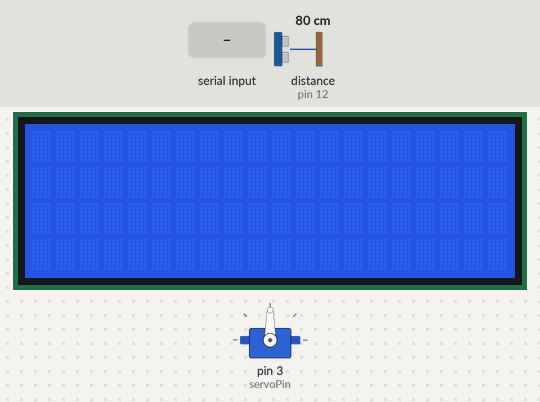
A sketch run on a simulated Arduino Uno, built with avr-gcc and run on an emulated ATmega328P. On the bench: servo, 20×4 character LCD. The inputs (shaded band) are chosen by the test bench; at power-on: distance to the obstacle (sensor on pin 12) 80 cm. The echo pulse lasts 58.3 µs per cm; what the sketch prints to the serial monitor is not drawn.

Above: at 1.2 s.
1.3 s: "Front" received over Serial
At 3.8 s:
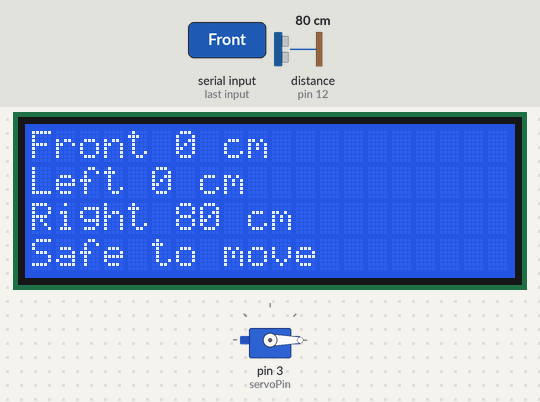
4.1 s: "l" received over Serial
At 6.0 s:
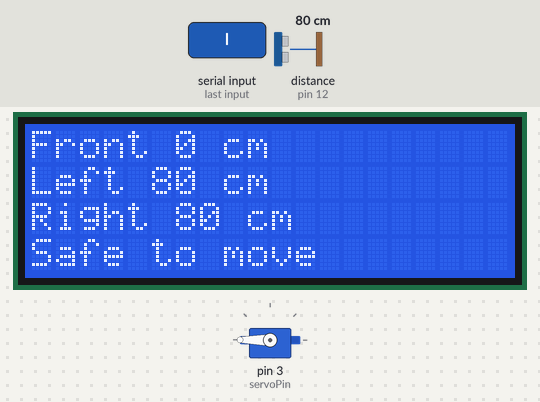
6.8 s: "Left" received over Serial
At 8.7 s:
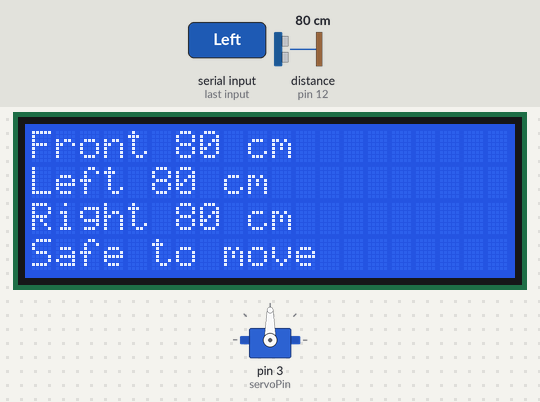
Timing chart, 0 to 10.2 s (numbered marks = the images above; inputs shaded):
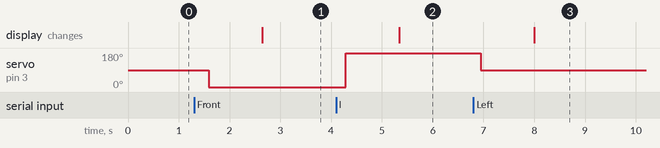

Measured:
- after the input at 1.3 s, servo on pin 3 (servoPin): 90° → 0° after 0.29 s; the display: changes after 1.3 s (image 1)
- after the input at 4.1 s, servo on pin 3 (servoPin): 0° → 180° after 0.19 s; the display: changes after 1.2 s (image 2)
- after the input at 6.8 s, servo on pin 3 (servoPin): 180° → 90° after 0.14 s; the display: changes after 1.2 s (image 3)

The sketch:

Task-4-3-1-Solution.ino
```cpp
#include <Servo.h>
// Naming of Pins
#define trigPin 13
#define echoPin 12
int servoPin = 3;
Servo Servo1;
#include <Wire.h>
#include <LiquidCrystal_I2C.h>
LiquidCrystal_I2C lcd(0x27,20,4);
int frontDistance;
int leftDistance;
int rightDistance;
String currentDirection;

void setup() {
  // put your setup code here, to run once:
  Serial.begin(9600);
  Servo1.attach(servoPin);
  pinMode(trigPin, OUTPUT);
  pinMode(echoPin, INPUT);
  lcd.init();  //initialize the lcd
  lcd.backlight();  //open the backlight
}

void loop() {
  // put your main code here, to run repeatedly:
  Serial.println("");
//  Serial.println("Enter direction!!");
//  Serial.println("Type f for front");
//  Serial.println("Type l left");
//  Serial.println("Type r right");
//  Serial.println("Enter f, l or r: ");

  //Get the number of bytes (characters) available for reading from the serial port.
  while (Serial.available() == 0) {
    delay(500);  }

    if(Serial.available()){
    char inByte = Serial.read();
    Serial.println("");
    Serial.print("You have entered- ");
    Serial.println(inByte);
    Serial.println("");

  switch (inByte) {
   case 'f':
   currentDirection = "Front";
   Servo1.write(90);
   delay(1000);
   Serial.println("the distance in front is");
   Serial.println("");
   frontDistance = checkDistance();
   Serial.println(frontDistance);
   displayLCD();
   break;

   case 'l':
   currentDirection = "Left";
   Servo1.write(180);
   delay(1000);
   Serial.println("the distance left is");
   Serial.println("");
   leftDistance = checkDistance();
   Serial.println(leftDistance);
   displayLCD();
   break;

   case 'r':
   currentDirection = "Right";
   Servo1.write(0);
   delay(1000);
   Serial.println("the distance right is");
   Serial.println("");
   rightDistance = checkDistance();
   Serial.println(rightDistance);
   displayLCD();
   break;

   default:
   Serial.println("-- You should type only f, l or r !! --");
   }
}}

int checkDistance(){
  long duration, distance;
  digitalWrite(trigPin, LOW);  // Added this line
  delayMicroseconds(2);        // 2usec delay between pulses
  digitalWrite(trigPin, HIGH);
  delayMicroseconds(10);       // Trig pin High for 10usec
  digitalWrite(trigPin, LOW);
  duration = pulseIn(echoPin, HIGH); //Gives the duration of HIGH state a echoPin
  distance = (duration/2) / 29.1;
  return distance;
}

void displayLCD(){
  String line1, line2, line3, line4;
  line1 = "Front " + String(frontDistance) + " cm";
  line2 = "Left " + String(leftDistance) + " cm";
  line3 = "Right " + String(rightDistance) + " cm";

  if (currentDirection == "Front"){
    if (frontDistance < 12){
    line4 = "Unsafe to move";
    }
    else {
      line4 = "Safe to move";
    }
  }
  else if (currentDirection == "Left"){
    if (leftDistance < 12){
    line4 = "Unsafe to move";
    }
    else {
      line4 = "Safe to move";
    }
  }
  else if (currentDirection == "Right"){
    if (rightDistance < 12){
    line4 = "Unsafe to move";
    }
    else {
      line4 = "Safe to move";
    }
  }
  else{
    line4 = "Situation Unknown";
  }


  lcd.clear();

  lcd.setCursor ( 0, 0 );            // go to the top left corner
  lcd.print(line1); // write this string on the top row
  lcd.setCursor ( 0, 1 );            // go to the 2nd row
  lcd.print(line2); // pad string with spaces for centering
  lcd.setCursor ( 0, 2 );            // go to the third row
  lcd.print(line3); // pad with spaces for centering
  lcd.setCursor ( 0, 3 );            // go to the fourth row
  lcd.print(line4);
}
```
